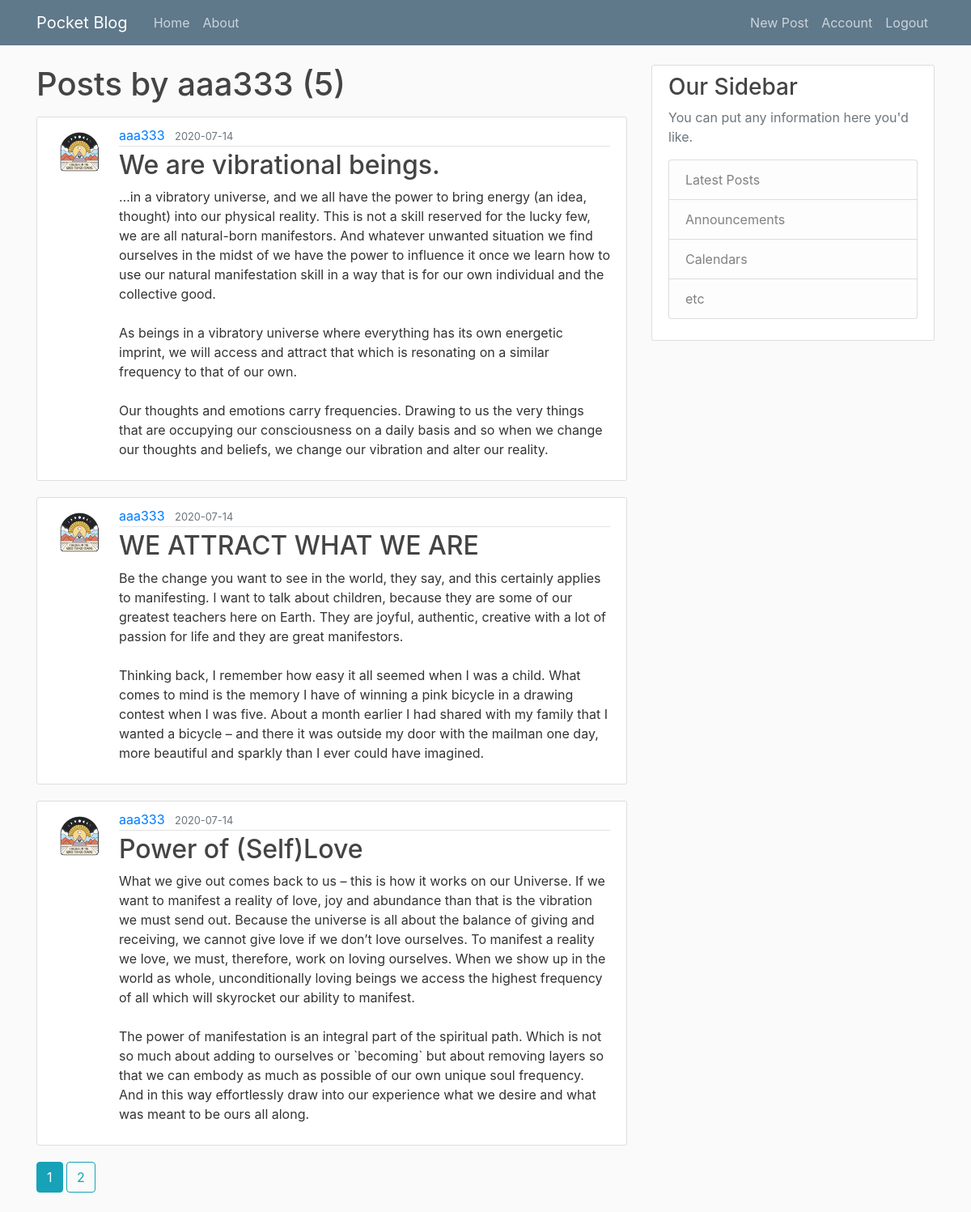
Page /user/aaa333 (signed in) on the committed database.
### pocket_blog/models.py (models this page shows, shortened)
class User(db.Model, UserMixin):
    id = db.Column(db.Integer, primary_key=True)
    username = db.Column(db.String(20), unique=True, nullable=False)
    email = db.Column(db.String(120), unique=True, nullable=False)
    image_file = db.Column(db.String(20), nullable=False, default='default.jpg')
    password = db.Column(db.String(60), nullable=False)
    posts = db.relationship('Post', backref='author', lazy=True)

class Post(db.Model):
    id = db.Column(db.Integer, primary_key=True)
    title = db.Column(db.String(100), nullable=False)
    date_posted = db.Column(db.DateTime, nullable=False, default=datetime.utcnow)
    content = db.Column(db.Text, nullable=False)
    user_id = db.Column(db.Integer, db.ForeignKey('user.id'), nullable=False)

### pocket_blog/users/routes.py (the view)
@users.route("/user/<string:username>")
def user_posts(username):
    page = request.args.get('page', 1, type=int)
    user = User.query.filter_by(username=username).first_or_404()
    posts = Post.query.filter_by(author=user) \
        .order_by(Post.date_posted.desc()) \
        .paginate(page=page, per_page=3)
    return render_template('user_posts.html', posts=posts, user=user)

### pocket_blog/models.py (called while the page is built)
@login_manager.user_loader
def load_user(user_id):
    return User.query.get(int(user_id))

### pocket_blog/templates/user_posts.html
{% extends "layout.html" %}
{% block content %}
    <h1 class="mb-3">Posts by {{ user.username }} ({{ posts.total }})</h1>
    {% for post in posts.items %}
        <article class="media content-section">
          <img class="rounded-circle article-img" src="{{ url_for('static', filename='profile_pics/' + post.author.image_file) }}">
          <div class="media-body">
            <div class="article-metadata">
              <a class="mr-2" href="{{ url_for('users.user_posts', username=post.author.username) }}">{{ post.author.username }}</a>
              <small class="text-muted">{{ post.date_posted.strftime('%Y-%m-%d') }}</small>
            </div>
            <h2><a class="article-title" href="{{ url_for('posts.post', post_id=post.id) }}">{{ post.title }}</a></h2>
            <p class="article-content">{{ post.content }}</p>
          </div>
        </article>
    {% endfor %}
    {% for page_num in posts.iter_pages(left_edge=1, right_edge=1, left_current=1, right_current=2) %}
      {% if page_num %}
        {% if posts.page == page_num %}
          <a class="btn btn-info mb-4" href="{{ url_for('users.user_posts', username=user.username, page=page_num) }}">{{ page_num }}</a>
        {% else %}
          <a class="btn btn-outline-info mb-4" href="{{ url_for('users.user_posts', username=user.username, page=page_num) }}">{{ page_num }}</a>
        {% endif %}
      {% else %}
        ...
      {% endif %}
    {% endfor %}
{% endblock content %}

### pocket_blog/static/main.css (style rules this page uses)
body { background: #fafafa; color: #333333; margin-top: 5rem; }
h1, h2, h3, h4, h5, h6 { color: #444444; }
.content-section { background: #ffffff; padding: 10px 20px; border: 1px solid #dddddd; border-radius: 3px; margin-bottom: 20px; }
.article-title { color: #444444; }
.article-content { white-space: pre-line; }
.article-img { height: 65px; width: 65px; margin-right: 16px; }
.article-metadata { padding-bottom: 1px; margin-bottom: 4px; border-bottom: 1px solid #e3e3e3 }

### rows in the picture
User: username "aaa333"
Post: image_file (picture), author.username "aaa333", date_posted "2020-07-14", title "We are vibrational beings.", content "…in a vibratory universe, and we all have the power to bring energy (an idea, thought) into our physical reality. This is not a skill reserved for the lucky few, we are all natural-born manifestors. And whatever unwanted situation we find ourselves in the midst of we have the power to influence it once we learn how to use our natural manifestation skill in a way that is for our own individual and the collective good. As beings in a vibratory universe where everything has its own energetic imprint, we will access and attract that which is resonating on a similar frequency to that of our own. Our thoughts and emotions carry frequencies. Drawing to us the very things that are occupying our…"
Post: image_file (picture), author.username "aaa333", date_posted "2020-07-14", title "WE ATTRACT WHAT WE ARE", content "Be the change you want to see in the world, they say, and this certainly applies to manifesting. I want to talk about children, because they are some of our greatest teachers here on Earth. They are joyful, authentic, creative with a lot of passion for life and they are great manifestors. Thinking back, I remember how easy it all seemed when I was a child. What comes to mind is the memory I have of winning a pink bicycle in a drawing contest when I was five. About a month earlier I had shared with my family that I wanted a bicycle – and there it was outside my door with the mailman one day, more beautiful and sparkly than I ever could have imagined."
Post: image_file (picture), author.username "aaa333", date_posted "2020-07-14", title "Power of (Self)Love", content "What we give out comes back to us – this is how it works on our Universe. If we want to manifest a reality of love, joy and abundance than that is the vibration we must send out. Because the universe is all about the balance of giving and receiving, we cannot give love if we don’t love ourselves. To manifest a reality we love, we must, therefore, work on loving ourselves. When we show up in the world as whole, unconditionally loving beings we access the highest frequency of all which will skyrocket our ability to manifest. The power of manifestation is an integral part of the spiritual path. Which is not so much about adding to ourselves or `becoming` but about removing layers so that we…"

### other values in the picture
{{ posts.total }} "5"
{{ page_num }} "1"
{{ page_num }} "2"
